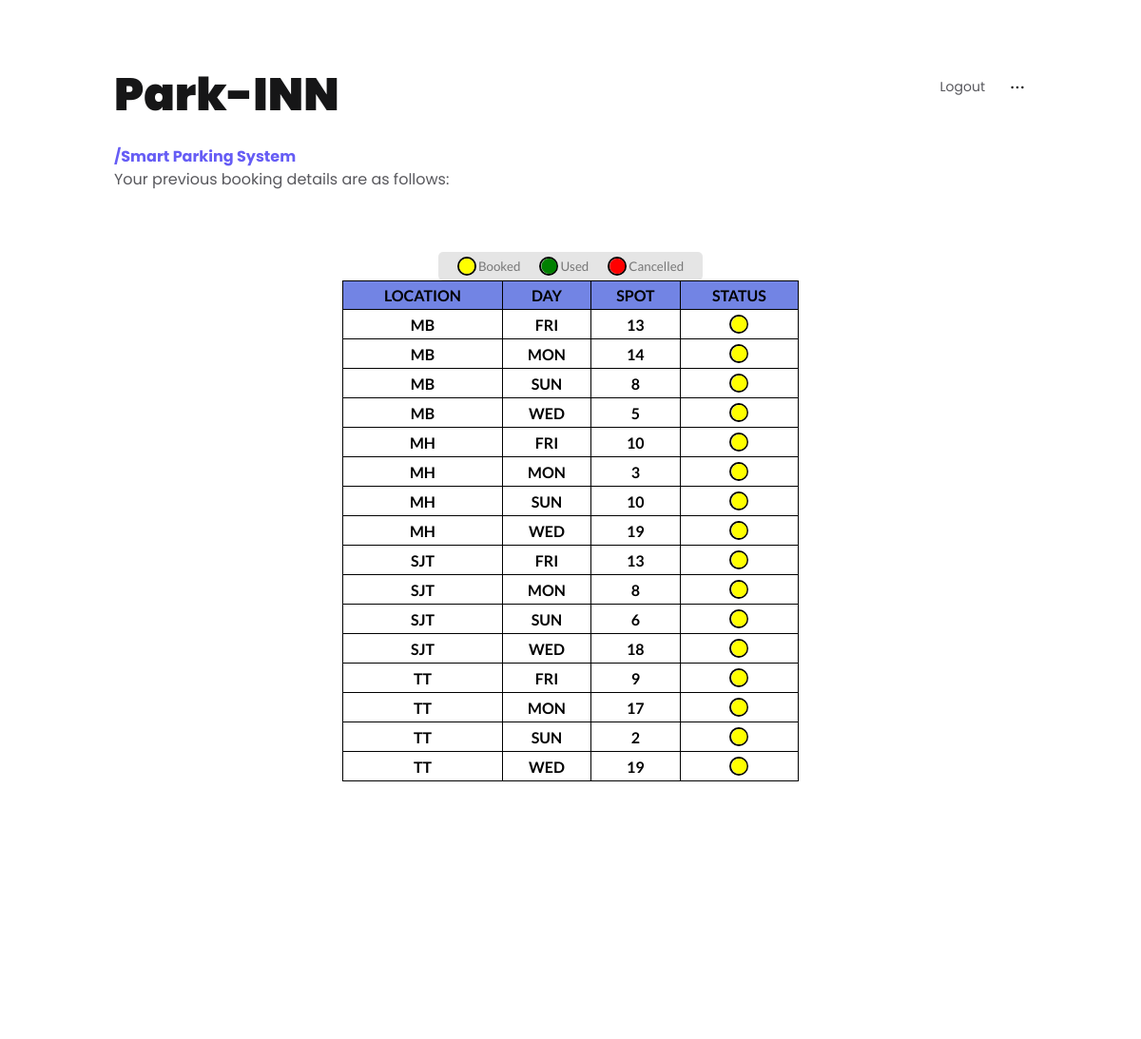
The page /viewbooking.php (signed in) on the database its author committed.
### tables this page shows
CREATE TABLE `bookings` (
  `email` varchar(225) NOT NULL,
  `location` varchar(255) NOT NULL,
  `day` varchar(255) NOT NULL,
  `spot` varchar(255) NOT NULL,
  `status` int NOT NULL
);

### viewbooking.php (the view, shortened to what this page needs)
<?php
include 'config.php';
 ?>
<!DOCTYPE html>
<html lang="en">
  <head>
    <link rel="stylesheet" href="style1.css" />
    <link rel="stylesheet" href="style.css" />
    <link rel="stylesheet" href="headstyle.css" />
  </head>
  <body>
      <div class="Pages__Page-sc-1clgew6-0 duyyqe">
        <header class="Pages__Header-sc-1clgew6-1 cqwXAW">
          <h1><a href="/sps/welcome.php">Park-INN</a></h1>
          <div class="Pages__HeaderMenu-sc-1clgew6-2 dcAzoj">
            <a href="/sps/logout.php" class="Pages__HeaderMenuItem-sc-1clgew6-3 cWLeOq">Logout</a>
            <button type="button" id="radix-id-0-5" aria-haspopup="menu" data-state="closed" aria-label="Dropdown Trigger" class="Dropdown__Trigger-sc-1roo6xo-0 iStbis"            >
            </button>
          </div>
        </header>
        <div class="Pages__Subheader-sc-1clgew6-6 dvfXtq">
          <div class="Pages__CurrentPage-sc-1clgew6-7 gmAhtH">
            /Smart Parking System
          </div>
          <p>
           Your previous booking details are as follows:
          </p>
        </div>
        <div class="new1">
          <ul class="showcase">
            <li>
              <i style='color:yellow; border:2px solid black; border-radius:50%;' class='fa fa-circle' aria-hidden='true'></i>
              <small>Booked</small>
            </li>
            <li>
              <i style='color:green; border:2px solid black; border-radius:50%;' class='fa fa-circle' aria-hidden='true'></i>
              <small>Used</small>
            </li>
            <li>
              <i style='color:red; border:2px solid black; border-radius:50%;' class='fa fa-circle' aria-hidden='true'></i>
              <small>Cancelled</small>
            </li>
          </ul>
        <?php
        $email=$_SESSION['email'];
        $sql="SELECT * FROM bookings WHERE email='$email' ORDER BY location,day";
        $result= mysqli_query($conn, $sql);
        echo "<table border='2'><tr><th>LOCATION</th><th>DAY</th><th>SPOT</th><th>STATUS</th></tr>";
        while($row=mysqli_fetch_array($result))
        {
        if ($row[4]=='0') {
          echo "<tr><td>".$row[1]."</td><td>".$row[2]."</td><td>".$row[3]."</td><td><i style='color:yellow; border:2px solid black; border-radius:50%;' class='fa fa-circle' aria-hidden='true'></i></td></tr>";
        }
        elseif ($row[4]=='1') {
          echo "<tr><td>".$row[1]."</td><td>".$row[2]."</td><td>".$row[3]."</td><td><i style='color:green; border:2px solid black; border-radius:50%;' class='fa fa-circle' aria-hidden='true'></i></td></tr>";
        }
        else {
          echo "<tr><td>".$row[1]."</td><td>".$row[2]."</td><td>".$row[3]."</td><td><i style='color:red; border:2px solid black; border-radius:50%;' class='fa fa-circle' aria-hidden='true'></i></td></tr>";
        }
        }
        echo "</table>";
         ?>
        </div>
        </div>
  </body>
</html>

### style1.css (style rules this page uses)
* { box-sizing: border-box; }
.new1 { background-color: white; color: black; display: flex; flex-direction: column; align-items: center; height: 100vh; font-family: "Lato", sans-serif; margin: 0; }
.showcase { background: rgba(0, 0, 0, 0.1); padding: 5px 10px; border-radius: 5px; color: #777; list-style-type: none; display: flex; justify-content: space-between; }
.showcase li { display: flex; align-items: center; justify-content: center; margin: 0 10px; }
.showcase li small { margin-left: 2px; }

### style.css (style rules this page uses)
* { margin: 0; padding: 0; box-sizing: border-box; }
body, input { font-family: "Poppins", sans-serif; }

### headstyle.css (style rules this page uses)
:root { --text: #58585d; --text-dark: #161617; --primary: #665df5; --primary-dark: #544af4; --line: #efefef; --bg: #fff; --bg-alt: #fdfdfd; --font: "Mulish", sans-serif; --font-size: 16px; --radius: 4px; --weight-normal: 400; --weight-semi: 700; --weight-bold: 900; --container: 80%; --container-max: 1356px; }
html { background: #ffffff; font-family: var(--font); font-size: var(--font-size); color: var(--text); -moz-osx-font-smoothing: grayscale; text-rendering: optimizeLegibility; -moz-font-feature-settings: "liga" on; box-sizing: border-box; padding: 0; margin: 0; }
body { padding: 0; margin: 0; }
*, *:before, *:after { box-sizing: inherit; }
a { -webkit-text-decoration: none; text-decoration: none; color: inherit; }
h1 { color: var(--text-dark); font-weight: var(--weight-bold); font-size: 32px; margin-top: 0; margin-bottom: 16px; }
@media (min-width: 600px) { h1 { font-size: 48px; } }
p { line-height: 1.5; }
.duyyqe { width: 1356px; max-width: 80%; margin: 0 auto; padding: 64px 0; }
.cqwXAW { display: -webkit-box; display: -webkit-flex; display: -ms-flexbox; display: flex; -webkit-box-pack: justify; -webkit-justify-content: space-between; -ms-flex-pack: justify; justify-content: space-between; -webkit-align-items: flex-start; -webkit-box-align: flex-start; -ms-flex-align: flex-start; align-items: flex-start; }
.cqwXAW h1 { cursor: pointer; }
.dcAzoj { padding-top: 10px; -webkit-user-select: none; -moz-user-select: none; -ms-user-select: none; user-select: none; display: -webkit-box; display: -webkit-flex; display: -ms-flexbox; display: flex; -webkit-align-items: center; -webkit-box-align: center; -ms-flex-align: center; align-items: center; }
@media (min-width: 600px) { .dcAzoj { padding-top: 16px; } }
.cWLeOq { margin-left: 8px; font-size: 13px; cursor: pointer; }
@media (min-width: 600px) { .cWLeOq { font-size: 14px; margin-left: 12px; } }
@media (min-width: 1200px) { .cWLeOq { margin-left: 24px; -webkit-transition: color 0.3s; transition: color 0.3s; } }
.dvfXtq { width: 100%; max-width: 560px; margin-bottom: 64px; }
.gmAhtH { color: var(--primary); font-weight: var(--weight-semi); }
.iStbis { background-color: transparent; border: none; padding: 0; margin-left: 16px; cursor: pointer; }
@media (min-width: 600px) { .iStbis { margin-left: 24px; } }
.iStbis svg { padding-top: 4px; width: 20px; height: 20px; }

### viewbooking.php (style rules this page uses)
table,td,th { border: 1px solid black; }
table { border-collapse: collapse; width: 50%; }
td,th { font-weight: bold; text-transform: uppercase; padding: 5px; text-align: center; }
th { background-color: #7284E4; }

### rows shown on the page
bookings: location "MB", day "FRI", spot "13"
bookings: location "MB", day "MON", spot "14"
bookings: location "MB", day "SUN", spot "8"
bookings: location "MB", day "WED", spot "5"
bookings: location "MH", day "FRI", spot "10"
bookings: location "MH", day "MON", spot "3"
bookings: location "MH", day "SUN", spot "10"
bookings: location "MH", day "WED", spot "19"
bookings: location "SJT", day "FRI", spot "13"
bookings: location "SJT", day "MON", spot "8"
bookings: location "SJT", day "SUN", spot "6"
bookings: location "SJT", day "WED", spot "18"
bookings: location "TT", day "FRI", spot "9"
bookings: location "TT", day "MON", spot "17"
bookings: location "TT", day "SUN", spot "2"
bookings: location "TT", day "WED", spot "19"
